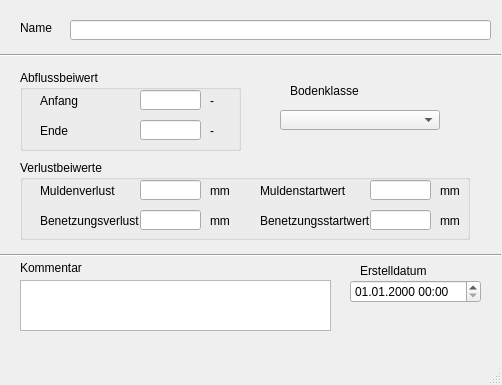
<?xml version="1.0" encoding="UTF-8"?>
<ui version="4.0">
 <class>MainWindow</class>
 <widget class="QMainWindow" name="MainWindow">
  <property name="geometry">
   <rect>
    <x>0</x>
    <y>0</y>
    <width>502</width>
    <height>385</height>
   </rect>
  </property>
  <property name="windowTitle">
   <string>MainWindow</string>
  </property>
  <widget class="QWidget" name="centralwidget">
   <widget class="QLabel" name="label">
    <property name="geometry">
     <rect>
      <x>20</x>
      <y>20</y>
      <width>46</width>
      <height>16</height>
     </rect>
    </property>
    <property name="text">
     <string>Name</string>
    </property>
   </widget>
   <widget class="QLabel" name="label_70">
    <property name="geometry">
     <rect>
      <x>360</x>
      <y>260</y>
      <width>71</width>
      <height>21</height>
     </rect>
    </property>
    <property name="text">
     <string>Erstelldatum</string>
    </property>
   </widget>
   <widget class="Line" name="line">
    <property name="geometry">
     <rect>
      <x>0</x>
      <y>40</y>
      <width>501</width>
      <height>31</height>
     </rect>
    </property>
    <property name="orientation">
     <enum>Qt::Horizontal</enum>
    </property>
   </widget>
   <widget class="QLabel" name="label_14">
    <property name="geometry">
     <rect>
      <x>20</x>
      <y>260</y>
      <width>81</width>
      <height>16</height>
     </rect>
    </property>
    <property name="text">
     <string>Kommentar</string>
    </property>
   </widget>
   <widget class="QLineEdit" name="apnam">
    <property name="geometry">
     <rect>
      <x>70</x>
      <y>20</y>
      <width>421</width>
      <height>20</height>
     </rect>
    </property>
   </widget>
   <widget class="QTextEdit" name="kommentar">
    <property name="geometry">
     <rect>
      <x>20</x>
      <y>280</y>
      <width>311</width>
      <height>51</height>
     </rect>
    </property>
   </widget>
   <widget class="QgsDateTimeEdit" name="createdat">
    <property name="geometry">
     <rect>
      <x>350</x>
      <y>280</y>
      <width>131</width>
      <height>23</height>
     </rect>
    </property>
    <property name="currentSection">
     <enum>QDateTimeEdit::DaySection</enum>
    </property>
    <property name="displayFormat">
     <string>dd.MM.yyyy HH:mm</string>
    </property>
   </widget>
   <widget class="QComboBox" name="bodenklasse">
    <property name="geometry">
     <rect>
      <x>280</x>
      <y>110</y>
      <width>160</width>
      <height>20</height>
     </rect>
    </property>
    <property name="toolTip">
     <string>Bodenklasse. Muss bei befestigten Flächen leer sein.</string>
    </property>
    <property name="statusTip">
     <string>Bodenklasse. Muss bei befestigten Flächen leer sein.</string>
    </property>
    <property name="accessibleName">
     <string>bodenklasse</string>
    </property>
   </widget>
   <widget class="QLabel" name="label_18">
    <property name="geometry">
     <rect>
      <x>290</x>
      <y>80</y>
      <width>71</width>
      <height>21</height>
     </rect>
    </property>
    <property name="text">
     <string>Bodenklasse</string>
    </property>
   </widget>
   <widget class="QGroupBox" name="groupBox">
    <property name="geometry">
     <rect>
      <x>20</x>
      <y>70</y>
      <width>221</width>
      <height>81</height>
     </rect>
    </property>
    <property name="title">
     <string>Abflussbeiwert </string>
    </property>
    <widget class="QLabel" name="label_9">
     <property name="geometry">
      <rect>
       <x>20</x>
       <y>20</y>
       <width>51</width>
       <height>21</height>
      </rect>
     </property>
     <property name="toolTip">
      <string>&lt;html&gt;&lt;head/&gt;&lt;body&gt;&lt;p&gt;Startwert für den Abflussbeiwert in HYSTEM-EXTRAN (0.0 - 1.0)&lt;/p&gt;&lt;/body&gt;&lt;/html&gt;</string>
     </property>
     <property name="statusTip">
      <string>Startwert für den Abflussbeiwert in HYSTEM-EXTRAN (0.0 - 1.0)</string>
     </property>
     <property name="text">
      <string>Anfang</string>
     </property>
    </widget>
    <widget class="QLabel" name="label_13">
     <property name="geometry">
      <rect>
       <x>20</x>
       <y>50</y>
       <width>40</width>
       <height>21</height>
      </rect>
     </property>
     <property name="toolTip">
      <string>&lt;html&gt;&lt;head/&gt;&lt;body&gt;&lt;p&gt;Endwert für den Abflussbeiwert in HYSTEM-EXTRAN (0.0 - 1.0)&lt;/p&gt;&lt;/body&gt;&lt;/html&gt;</string>
     </property>
     <property name="statusTip">
      <string>&lt;html&gt;&lt;head/&gt;&lt;body&gt;&lt;p&gt;Endwert für den Abflussbeiwert in HYSTEM-EXTRAN (0.0 - 1.0)&lt;/p&gt;&lt;/body&gt;&lt;/html&gt;</string>
     </property>
     <property name="text">
      <string>Ende</string>
     </property>
    </widget>
    <widget class="QLineEdit" name="anfangsabflussbeiwert">
     <property name="geometry">
      <rect>
       <x>120</x>
       <y>20</y>
       <width>61</width>
       <height>20</height>
      </rect>
     </property>
     <property name="toolTip">
      <string>&lt;html&gt;&lt;head/&gt;&lt;body&gt;&lt;p&gt;Startwert für den Abflussbeiwert in HYSTEM-EXTRAN (0.0 - 1.0)&lt;/p&gt;&lt;/body&gt;&lt;/html&gt;</string>
     </property>
     <property name="statusTip">
      <string>Startwert für den Abflussbeiwert in HYSTEM-EXTRAN (0.0 - 1.0)</string>
     </property>
    </widget>
    <widget class="QLineEdit" name="endabflussbeiwert">
     <property name="geometry">
      <rect>
       <x>120</x>
       <y>50</y>
       <width>61</width>
       <height>20</height>
      </rect>
     </property>
     <property name="toolTip">
      <string>&lt;html&gt;&lt;head/&gt;&lt;body&gt;&lt;p&gt;Endwert für den Abflussbeiwert in HYSTEM-EXTRAN (0.0 - 1.0)&lt;/p&gt;&lt;/body&gt;&lt;/html&gt;</string>
     </property>
     <property name="statusTip">
      <string>&lt;html&gt;&lt;head/&gt;&lt;body&gt;&lt;p&gt;Endwert für den Abflussbeiwert in HYSTEM-EXTRAN (0.0 - 1.0)&lt;/p&gt;&lt;/body&gt;&lt;/html&gt;</string>
     </property>
     <property name="accessibleName">
      <string>endabflussbeiwert</string>
     </property>
    </widget>
    <widget class="QLabel" name="label_15">
     <property name="geometry">
      <rect>
       <x>190</x>
       <y>50</y>
       <width>21</width>
       <height>21</height>
      </rect>
     </property>
     <property name="text">
      <string>-</string>
     </property>
    </widget>
    <widget class="QLabel" name="label_16">
     <property name="geometry">
      <rect>
       <x>190</x>
       <y>20</y>
       <width>21</width>
       <height>21</height>
      </rect>
     </property>
     <property name="text">
      <string>-</string>
     </property>
    </widget>
   </widget>
   <widget class="QGroupBox" name="groupBox_2">
    <property name="geometry">
     <rect>
      <x>20</x>
      <y>160</y>
      <width>450</width>
      <height>80</height>
     </rect>
    </property>
    <property name="title">
     <string>Verlustbeiwerte</string>
    </property>
    <widget class="QLabel" name="label_7">
     <property name="geometry">
      <rect>
       <x>190</x>
       <y>50</y>
       <width>21</width>
       <height>21</height>
      </rect>
     </property>
     <property name="text">
      <string>mm</string>
     </property>
    </widget>
    <widget class="QLabel" name="label_4">
     <property name="geometry">
      <rect>
       <x>420</x>
       <y>50</y>
       <width>21</width>
       <height>21</height>
      </rect>
     </property>
     <property name="text">
      <string>mm</string>
     </property>
    </widget>
    <widget class="QLineEdit" name="benetzungsverlust">
     <property name="geometry">
      <rect>
       <x>120</x>
       <y>50</y>
       <width>61</width>
       <height>20</height>
      </rect>
     </property>
    </widget>
    <widget class="QLabel" name="label_20">
     <property name="geometry">
      <rect>
       <x>20</x>
       <y>50</y>
       <width>121</width>
       <height>21</height>
      </rect>
     </property>
     <property name="text">
      <string>Benetzungsverlust</string>
     </property>
    </widget>
    <widget class="QLabel" name="label_5">
     <property name="geometry">
      <rect>
       <x>240</x>
       <y>50</y>
       <width>111</width>
       <height>21</height>
      </rect>
     </property>
     <property name="text">
      <string>Benetzungsstartwert</string>
     </property>
    </widget>
    <widget class="QLineEdit" name="benetzung_startwert">
     <property name="geometry">
      <rect>
       <x>350</x>
       <y>50</y>
       <width>61</width>
       <height>20</height>
      </rect>
     </property>
    </widget>
    <widget class="QLabel" name="label_3">
     <property name="geometry">
      <rect>
       <x>190</x>
       <y>20</y>
       <width>21</width>
       <height>21</height>
      </rect>
     </property>
     <property name="text">
      <string>mm</string>
     </property>
    </widget>
    <widget class="QLabel" name="label_21">
     <property name="geometry">
      <rect>
       <x>20</x>
       <y>20</y>
       <width>91</width>
       <height>21</height>
      </rect>
     </property>
     <property name="text">
      <string>Muldenverlust</string>
     </property>
    </widget>
    <widget class="QLabel" name="label_6">
     <property name="geometry">
      <rect>
       <x>240</x>
       <y>20</y>
       <width>91</width>
       <height>21</height>
      </rect>
     </property>
     <property name="text">
      <string>Muldenstartwert</string>
     </property>
    </widget>
    <widget class="QLineEdit" name="mulden_startwert">
     <property name="geometry">
      <rect>
       <x>350</x>
       <y>20</y>
       <width>61</width>
       <height>20</height>
      </rect>
     </property>
    </widget>
    <widget class="QLabel" name="label_2">
     <property name="geometry">
      <rect>
       <x>420</x>
       <y>20</y>
       <width>21</width>
       <height>21</height>
      </rect>
     </property>
     <property name="text">
      <string>mm</string>
     </property>
    </widget>
    <widget class="QLineEdit" name="muldenverlust">
     <property name="geometry">
      <rect>
       <x>120</x>
       <y>20</y>
       <width>61</width>
       <height>20</height>
      </rect>
     </property>
    </widget>
   </widget>
   <widget class="Line" name="line_2">
    <property name="geometry">
     <rect>
      <x>0</x>
      <y>240</y>
      <width>501</width>
      <height>31</height>
     </rect>
    </property>
    <property name="orientation">
     <enum>Qt::Horizontal</enum>
    </property>
   </widget>
  </widget>
  <widget class="QMenuBar" name="menubar">
   <property name="geometry">
    <rect>
     <x>0</x>
     <y>0</y>
     <width>502</width>
     <height>21</height>
    </rect>
   </property>
  </widget>
  <widget class="QStatusBar" name="statusbar"/>
 </widget>
 <customwidgets>
  <customwidget>
   <class>QgsDateTimeEdit</class>
   <extends>QDateTimeEdit</extends>
   <header>qgsdatetimeedit.h</header>
  </customwidget>
 </customwidgets>
 <tabstops>
  <tabstop>apnam</tabstop>
  <tabstop>anfangsabflussbeiwert</tabstop>
  <tabstop>endabflussbeiwert</tabstop>
  <tabstop>muldenverlust</tabstop>
  <tabstop>benetzungsverlust</tabstop>
  <tabstop>bodenklasse</tabstop>
  <tabstop>kommentar</tabstop>
  <tabstop>createdat</tabstop>
  <tabstop>mulden_startwert</tabstop>
  <tabstop>benetzung_startwert</tabstop>
 </tabstops>
 <resources/>
 <connections/>
</ui>
